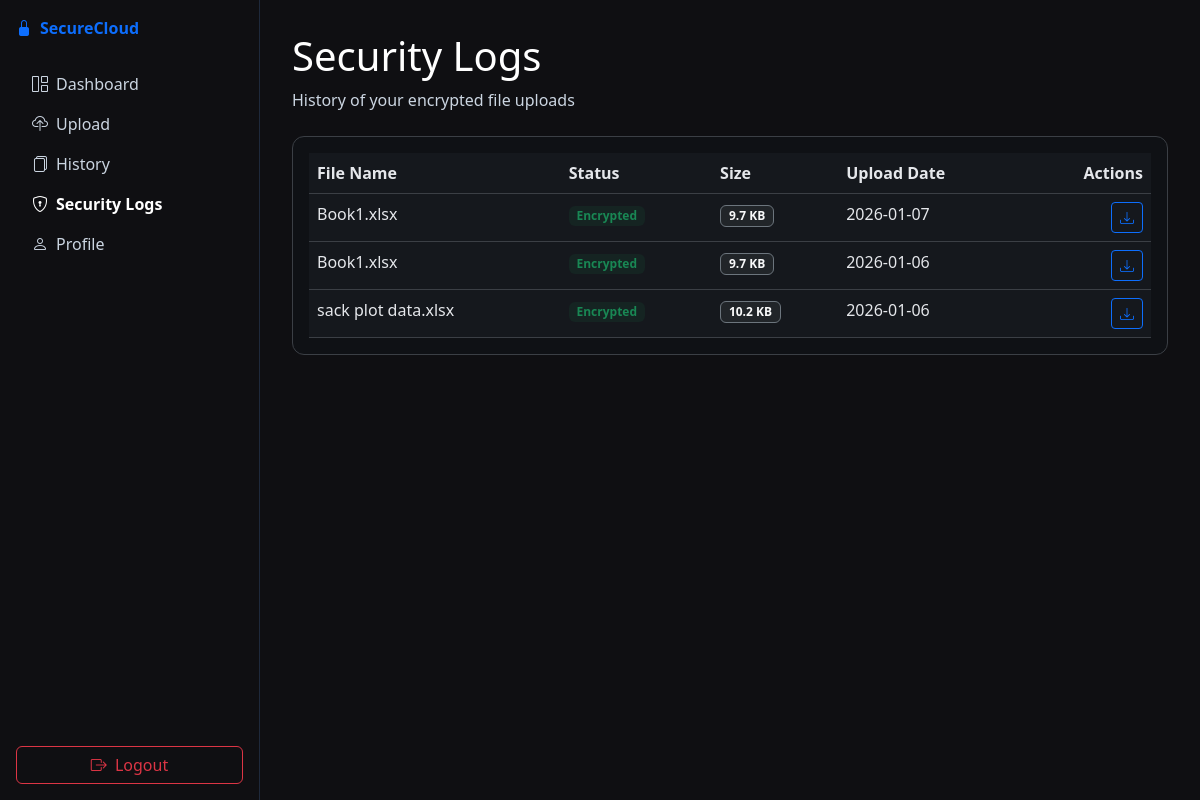
The app's page /history/ (signed in) with its own data.
### storage/models.py (models this page shows, shortened)
class StoredFile(models.Model):
    user = models.ForeignKey(User, on_delete=models.CASCADE, related_name='stored_files')
    original_name = models.CharField(max_length=255)
    cover_image = models.ImageField(upload_to='covers/')
    stego_image = models.ImageField(upload_to='stego/')
    nonce = models.BinaryField()
    data_length = models.IntegerField()
    created_at = models.DateTimeField(auto_now_add=True)

### storage/views.py (the view)
# urls.py: path('history/', history_view, name='history'),
@login_required
def history_view(request):
    files = StoredFile.objects.filter(user=request.user).order_by('-created_at')
    return render(request, 'storage/history.html', {'files': files})

### templates/storage/history.html (shortened to what this page needs)
{% extends 'base.html' %}
{% load static %}
{% block content %}
<div class="dashboard-body">
  <aside class="sidebar">
    <div class="sidebar-header d-flex align-items-center gap-2 mb-4">
      <i class="bi bi-lock-fill text-primary"></i>
      <a href="/" class="text-decoration-none fw-semibold">SecureCloud</a>
    </div>
    <nav class="nav flex-column">
      <a href="{% url 'dashboard' %}" class="nav-link"><i class="bi bi-grid-1x2 me-2"></i>Dashboard</a>
      <a href="{% url 'upload' %}" class="nav-link"><i class="bi bi-cloud-upload me-2"></i>Upload</a>
      <a href="{% url 'file_list' %}" class="nav-link"><i class="bi bi-files me-2"></i>History</a>
      <a href="{% url 'history' %}" class="nav-link active"><i class="bi bi-shield-lock me-2"></i>Security Logs</a>
      <a href="{% url 'profile' %}" class="nav-link"><i class="bi bi-person me-2"></i>Profile</a>
    </nav>
    <div class="mt-auto">
      <a href="{% url 'logout' %}" class="btn btn-outline-danger w-100 mb-3">
        <i class="bi bi-box-arrow-right me-1"></i> Logout
      </a>
    </div>
  </aside>
  <main class="main-content">
    <div class="page-header mb-4">
      <h1 class="page-title">Security Logs</h1>
      <p class="text-muted mb-0">History of your encrypted file uploads</p>
    </div>
    <div class="table-container">
      <div class="table-responsive">
        <table class="table table-hover mb-0">
          <thead>
            <tr>
              <th>File Name</th>
              <th>Status</th>
              <th>Size</th>
              <th>Upload Date</th>
              <th class="text-end">Actions</th>
            </tr>
          </thead>
          <tbody>
            {% for f in files %}
            <tr>
              <td class="fw-medium">{{ f.original_name }}</td>
              <td><span class="badge bg-success bg-opacity-10 text-success">Encrypted</span></td>
              <td>
                <span class="badge bg-dark text-light border border-secondary">
                  {% if f.data_length %}{{ f.data_length|filesizeformat }}{% else %}-{% endif %}
                </span>
              </td>
              <td>{{ f.created_at|date:"Y-m-d" }}</td>
              <td class="text-end">
                <button type="button"
                        class="btn btn-sm btn-outline-primary download-face-btn"
                        data-download-url="{% url 'download' f.pk %}"
                        title="Download">
                  <i class="bi bi-download"></i>
                </button>
              </td>
            </tr>
            {% empty %}
            <tr>
              <td colspan="5" class="text-center text-muted py-5">No history yet</td>
            </tr>
            {% endfor %}
          </tbody>
        </table>
      </div>
    </div>
  </main>
</div>
{% endblock %}

### static/css/style.css (style rules this page uses)
body { background-color: #0f0f12; color: #e5e7eb; }
.table { --bs-table-bg: #15181d; --bs-table-color: #e5e7eb; --bs-table-border-color: #3b3f45; background-color: var(--bs-table-bg); color: var(--bs-table-color); border-color: var(--bs-table-border-color); }
.table tbody tr, .table tbody td, .table thead th { background-color: #15181d; color: #e5e7eb; border-color: #3b3f45; }

### templates/storage/history.html (style rules this page uses)
.dashboard-body { display:flex;min-height:100vh;background-color:#0f0f12 }
.sidebar { width:260px;border-right:1px solid #1e293b;padding:1rem 1rem 0;color:#e5e7eb;display:flex;flex-direction:column }
.nav-link { color:#cbd5e1 }
.nav-link.active { color:#ffffff;font-weight:600 }
.main-content { flex:1;padding:2rem;color:#e5e7eb }
.page-title { color:#ffffff }
.text-muted { color:#cbd5e1 !important }
.table-container { border:1px solid #3b3f45;border-radius:.75rem;padding:1rem;background-color:#0f1115;color:#e5e7eb }

### records on screen
StoredFile: original_name "Book1.xlsx", data_length|filesizeformat "9.7 KB", created_at "2026-01-07"
StoredFile: original_name "Book1.xlsx", data_length|filesizeformat "9.7 KB", created_at "2026-01-06"
StoredFile: original_name "sack plot data.xlsx", data_length|filesizeformat "10.2 KB", created_at "2026-01-06"
